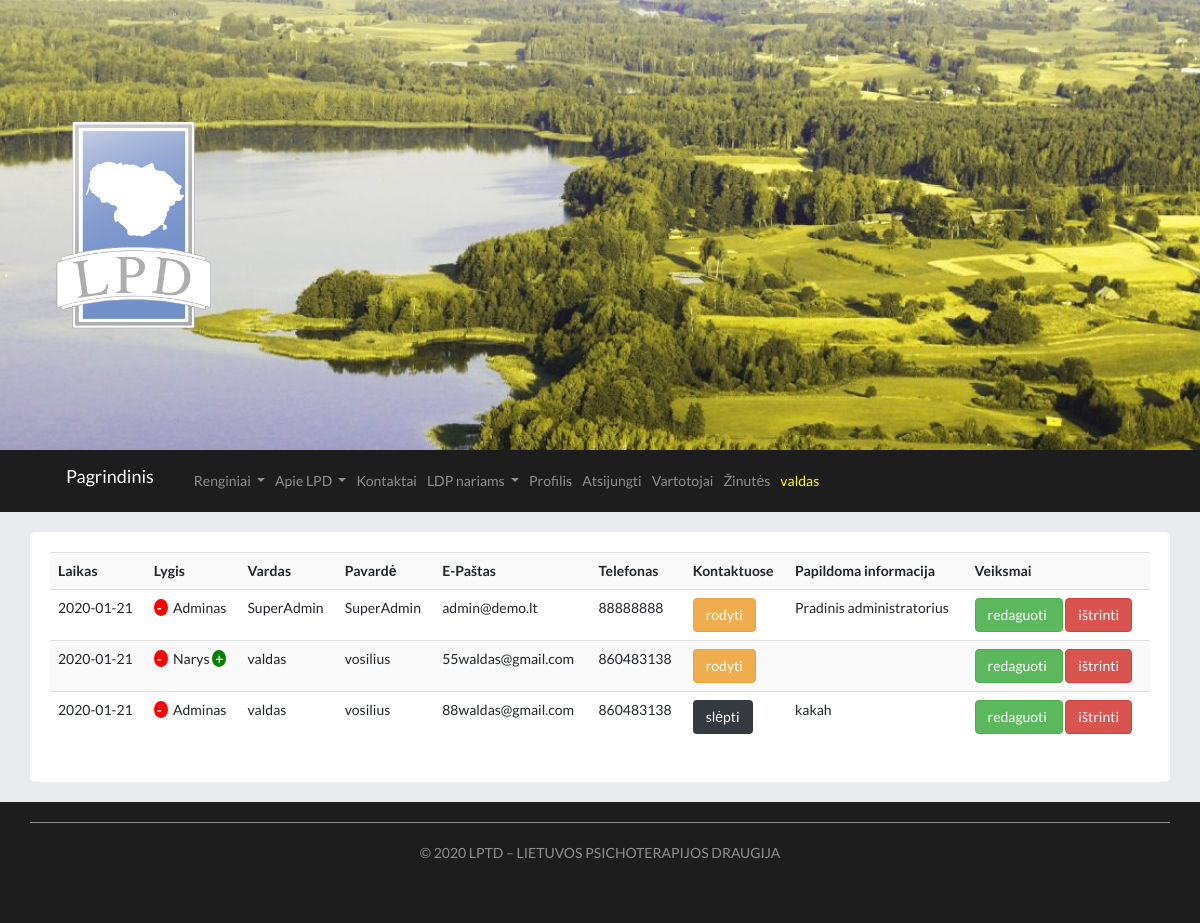
Page /vartotojai/ (signed in) on the committed database.
### main.py (models this page shows)
class User(db.Model):
	id = db.Column(db.Integer, primary_key=True)
	date_created = db.Column(db.DateTime, default=datetime.utcnow)
	name = db.Column(db.String(200), nullable=False)
	surname = db.Column(db.String(200), nullable=False)
	phone = db.Column(db.String(200), default="")
	email = db.Column(db.String(200), nullable=False)
	lvl = db.Column(db.Integer, default=0)
	password = db.Column(db.String(200), nullable=False)
	image = db.Column(db.String(300), default="")
	info = db.Column(db.String(1000), default="")
	info_en = db.Column(db.String(1000), default="")
	show = db.Column(db.String(10), default="False")
	confirmed = db.Column(db.String(10), default="False")
	session_token = db.Column(db.String, default="")

### main.py (the view)
@app.route("/vartotojai/", methods=["POST","GET"])
def control_users():
	users = reversed(User.query.order_by(User.date_created).all())
	return render_template("vartotojai.html", users=users, current_user=current_user())

### main.py (called while the page is built)
def current_user():
	email = request.cookies.get("current-user-email")
	current_user = User.query.filter_by(email=email).first()
	if current_user == None:
		current_user = guest_user()
	return current_user

### templates/vartotojai.html (shortened to what this page needs)
{% extends "base.html" %}
{% block page%}
	<div class = "row justify-content-lg-center">
		<div class = "col-lg-12 page">
		{% if current_user.lvl == 2 %}
		<table class="table table-striped">
			<tr>
				<th scope="col">Laikas</th>
				<th scope="col">Lygis</th>
				<th scope="col">Vardas</th>
				<th scope="col">Pavardė</th>
				<th scope="col">E-Paštas</th>
				<th scope="col">Telefonas</th>
				<th scope="col">Kontaktuose</th>
				<th scope="col">Papildoma informacija</th>
				<th scope="col">Veiksmai</th>
			</tr>
			{% for user in users %}
				<tr>
				{% set date = user.date_created.strftime('%Y-%m-%d') %}
					<td>{{date}}</td>
					<td>
						{% if user.confirmed == "True" and user.lvl > 0%}
							<a href="/down_user/{{user.id}}" class="mini_btn bg_red"> <b> - </b> </a>
						{% endif %}
							{% if user.lvl == 0 %}
								&nbsp Svečias
							{% elif user.lvl == 1 %}
								&nbsp Narys
							{% elif user.lvl == 2 %}
								&nbsp Adminas
							{% endif %}
						{% if user.confirmed == "True" and user.lvl < 2 %}
							<a href="/up_user/{{user.id}}" class="mini_btn bg_green"> <b> + </b> </a>
						{% endif %}
					</td>
					<td>{{user.name}}</td>
					<td>{{user.surname}}</td>
					<td>{{user.email}}</td>
					<td>{{user.phone}}</td>
					<td>
						{% if user.confirmed == "True" %}
								{% if user.show == "False" %}
									<a href="/show_user/{{user.id}}" class="btn btn-warning"> rodyti </a>
								{% else %}
									<a href="/show_user/{{user.id}}" class="btn btn-dark"> slėpti </a>
								{% endif %}
						{% else %}
								<p> nepatvirtinta</p>
						{% endif %}
					</td>
					<td>{{user.info}}</td>
					<td>
						<a href="/edit_user/{{user.id}}" class="btn btn-success"> redaguoti </a>
						<a href="/delete_user/{{user.id}}" class="btn btn-danger"> ištrinti </a>
					</td>
				</tr>
			{% endfor %}
		</table>
		{% else %}
		error 404
		{% endif %}
		</div>
	</div>
{% endblock %}

### templates/base.html (shortened to what this page needs)
<!DOCTYPE html>
<html lang="en-US">
<head>
	<link href="https://stackpath.bootstrapcdn.com/bootstrap/4.4.1/css/bootstrap.min.css" rel="stylesheet">
	<link href="https://stackpath.bootstrapcdn.com/font-awesome/4.7.0/css/font-awesome.min.css" rel="stylesheet">
	<link href="//netdna.bootstrapcdn.com/bootstrap/3.2.0/css/bootstrap.min.css" rel="stylesheet" id="bootstrap-css">
	<link rel="stylesheet" href="../static/css/style.css">
</head>
<body>
<div class= "top-image" style="background-image: url(../static/img/cropped-1920.jpg);">
		<div class="container">
			<div class="blog-logoa">
				<a href="/" title="LPTD - Lietuvos Psichoterapijos Draugija" rel="home">
					<img src="../static/img/ICON-PNG.png" alt="LPTD - Lietuvos Psichoterapijos Draugija">
				</a>
			</div>
		</div>
</div>
<div class = " bg_dark ">
<div class = "container">
<nav class="navbar navbar-expand-lg navbar-dark bg_dark ">
  <a class="navbar-brand" href="/"> Pagrindinis</a>
  <div class="collapse navbar-collapse bg_dark" id="navbarNavDropdown">
    <ul class="navbar-nav">
      <li class="nav-item dropdown ">
        <a class="nav-link dropdown-toggle" href="#" id="navbarDropdownMenuLink" role="button" data-toggle="dropdown" aria-haspopup="true" aria-expanded="false">
          Renginiai
        </a>
      </li>
	  <li class="nav-item dropdown ">
        <a class="nav-link dropdown-toggle" href="#" id="navbarDropdownMenuLink" role="button" data-toggle="dropdown" aria-haspopup="true" aria-expanded="false">
          Apie LPD
        </a>
      </li>
	  <li class="nav-item">
        <a class="nav-link" href="/kontaktai/">Kontaktai</a>
      </li>
	  {% if current_user.lvl > 0 %}
      <li class="nav-item dropdown ">
        <a class="nav-link dropdown-toggle" href="#" id="navbarDropdownMenuLink" role="button" data-toggle="dropdown" aria-haspopup="true" aria-expanded="false">
          LDP nariams
        </a>
      </li>
	  {% endif %}
	  {% if current_user.lvl > 0 %}
	  <li class="nav-item">
        <a class="nav-link" href="/edit_user/{{current_user.id}}">Profilis</a>
      </li>
	  <li class="nav-item">
        <a class="nav-link" href="/logout/">Atsijungti</a>
      </li>
	  {% endif %}
	  {% if current_user.lvl == 2 %}
	  <li class="nav-item">
        <a class="nav-link" href="/vartotojai/">Vartotojai</a>
      </li>
	  <li class="nav-item">
        <a class="nav-link" href="/sms/">Žinutės</a>
      </li>
	  {% endif %}
	   <li class="nav-item">
        <a class="nav-link" href="#" style="color:yellow">{{current_user.name}}</a>
      </li>
    </ul>
  </div>
</nav>
</div>
</div>
<div class="container ">
{% block page%}{% endblock %}
</div>
<div class="bg_dark footer-copyright text-center footer">
	<div class="container">
			<p> © 2020 LPTD – <a href="/">LIETUVOS PSICHOTERAPIJOS DRAUGIJA</a>  </p>
	</div>
</div>
</body>
</html>

### static/css/style.css (style rules this page uses)
body { background-color: #e9ebee; font-family: 'Raleway', sans-serif; font-family: 'Lato', sans-serif; }
.navbar { margin-bottom:0px !important ; }
.page { padding: 20px; margin:20px auto; border-radius: 5px; background-color: white; }
.blog-logoa img { max-height: 250px; width: auto; max-width: 100%; height: auto; }
.top-image { bottom: 0px; padding: 100px 0; background: no-repeat center; background-size: cover; -moz-background-size: cover; -webkit-background-size: cover; }
.bg_dark { background-color:#1D1D1D; }
.bg_dark>a { color:rgba(255,255,255,0.5); padding:10px; }
.footer { color:rgba(255,255,255,0.5); padding:20px 0px 30px 0px; }
.footer a { color:rgba(255,255,255,0.5); text-decoration: none; }
.footer .container { border-top: 1px solid rgba(255,255,255,0.5); padding:20px 0px ; }
.bg_red { background-color: red; }
.bg_green { background-color: green; }
.mini_btn { padding:0 3px; border-radius: 50%; text-decoration: none; color:white; }

### rows in the picture
User: name "valdas", date_created "2020-01-21", lvl "Adminas", surname "vosilius", email "88waldas@gmail.com", phone "860483138", info "kakah"
User: date_created "2020-01-21", lvl "Adminas", name "SuperAdmin", surname "SuperAdmin", email "admin@demo.lt", phone "88888888", info "Pradinis administratorius"
User: date_created "2020-01-21", lvl "Narys", name "valdas", surname "vosilius", email "55waldas@gmail.com", phone "860483138"
